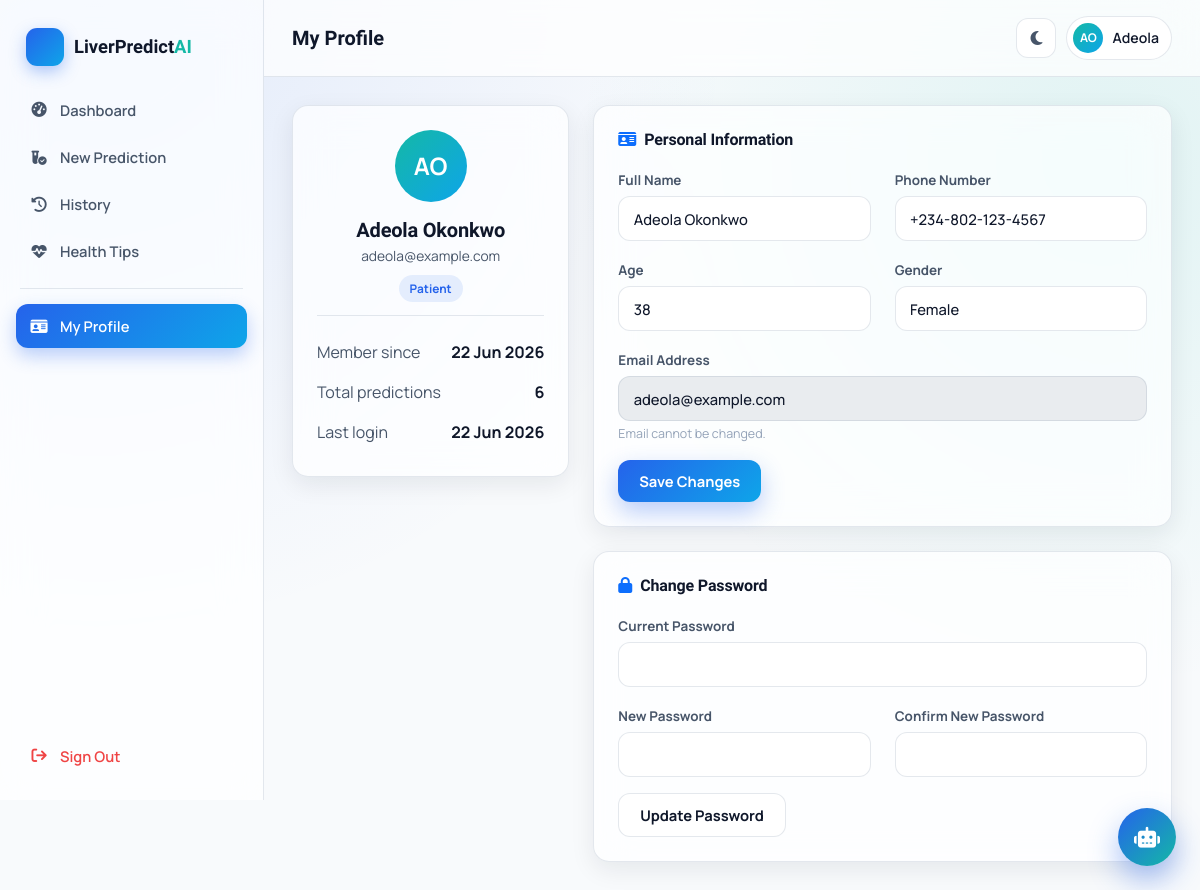
Page /auth/profile (signed in) on the committed database.
### app/models.py (models this page shows, shortened)
class User(UserMixin, db.Model):
    __tablename__ = "users"
    id = db.Column(db.Integer, primary_key=True)
    full_name = db.Column(db.String(120), nullable=False)
    email = db.Column(db.String(150), unique=True, nullable=False, index=True)
    phone = db.Column(db.String(30))
    age = db.Column(db.Integer)
    gender = db.Column(db.String(10))
    password_hash = db.Column(db.String(255), nullable=False)
    role = db.Column(db.String(20), default="patient")  # 'patient' or 'admin'
    is_active_account = db.Column(db.Boolean, default=True)
    created_at = db.Column(db.DateTime, default=datetime.utcnow)
    last_login = db.Column(db.DateTime)
    reset_token = db.Column(db.String(100))
    reset_token_expiry = db.Column(db.DateTime)
    predictions = db.relationship(
        "PredictionRecord", backref="user", lazy="dynamic",
        cascade="all, delete-orphan", order_by="desc(PredictionRecord.created_at)"
    )
    @property
    def is_admin(self) -> bool:
        return self.role == "admin"
    @property
    def initials(self) -> str:
        parts = self.full_name.split()
        if len(parts) >= 2:
            return (parts[0][0] + parts[-1][0]).upper()
        return self.full_name[:2].upper() if self.full_name else "U"

### app/routes/auth.py (the view, shortened to what this page needs)
@auth_bp.route("/profile", methods=["GET", "POST"])
@login_required
def profile():
    form = ProfileForm(obj=current_user)
    pwd_form = ChangePasswordForm()
    return render_template("auth/profile.html", form=form, pwd_form=pwd_form)

### app/forms.py
class ProfileForm(FlaskForm):
    full_name = StringField("Full Name", validators=[DataRequired(), Length(min=2, max=120)])
    phone = StringField("Phone Number", validators=[Optional(), Length(max=30)])
    age = IntegerField("Age", validators=[Optional(), NumberRange(min=0, max=120)])
    gender = SelectField("Gender", choices=[("Male", "Male"), ("Female", "Female"), ("Other", "Other")])
    submit = SubmitField("Save Changes")

class ChangePasswordForm(FlaskForm):
    current_password = PasswordField("Current Password", validators=[DataRequired()])
    new_password = PasswordField("New Password", validators=[DataRequired(), Length(min=8)])
    confirm_password = PasswordField(
        "Confirm New Password", validators=[DataRequired(), EqualTo("new_password", message="Passwords must match.")]
    )
    submit = SubmitField("Update Password")

### app/templates/auth/profile.html (shortened to what this page needs)
{% extends "base.html" %}
{% block page_title %}My Profile{% endblock %}
{% block content %}
<div class="row g-4">
  <div class="col-lg-4">
    <div class="glass section-card text-center">
      <span class="avatar mx-auto mb-3" style="width:72px; height:72px; font-size:1.5rem;">{{ current_user.initials }}</span>
      <h2 class="h5 fw-bold mb-1">{{ current_user.full_name }}</h2>
      <p class="text-soft mb-2" style="font-size:.86rem;">{{ current_user.email }}</p>
      <span class="badge-soft badge-soft-primary">{{ "Administrator" if current_user.is_admin else "Patient" }}</span>
      <div class="divider-soft my-3"></div>
      <div class="text-start">
        <div class="d-flex justify-content-between py-2"><span class="text-soft">Member since</span><strong>{{ current_user.created_at.strftime('%d %b %Y') }}</strong></div>
        <div class="d-flex justify-content-between py-2"><span class="text-soft">Total predictions</span><strong>{{ current_user.predictions.count() }}</strong></div>
        <div class="d-flex justify-content-between py-2"><span class="text-soft">Last login</span><strong>{{ current_user.last_login.strftime('%d %b %Y') if current_user.last_login else '—' }}</strong></div>
      </div>
    </div>
  </div>
  <div class="col-lg-8">
    <div class="glass section-card mb-4">
      <div class="card-header-row">
        <h3 class="h6 fw-bold mb-0"><i class="fa-solid fa-id-card text-primary me-2"></i>Personal Information</h3>
      </div>
      <form method="POST" action="{{ url_for('auth.profile') }}" novalidate data-loading-btn>
        <div class="row">
          <div class="col-md-6 mb-3">
            <label class="form-label">{{ form.full_name.label }}</label>
            {{ form.full_name(class="form-control") }}
          </div>
          <div class="col-md-6 mb-3">
            <label class="form-label">{{ form.phone.label }}</label>
            {{ form.phone(class="form-control") }}
          </div>
          <div class="col-md-6 mb-3">
            <label class="form-label">{{ form.age.label }}</label>
            {{ form.age(class="form-control") }}
          </div>
          <div class="col-md-6 mb-3">
            <label class="form-label">{{ form.gender.label }}</label>
            {{ form.gender(class="form-select") }}
          </div>
        </div>
        <div class="mb-3">
          <label class="form-label">Email Address</label>
          <input type="text" class="form-control" value="{{ current_user.email }}" disabled>
          <div class="text-faint mt-1" style="font-size:.78rem;">Email cannot be changed.</div>
        </div>
        {{ form.submit(class="btn btn-brand") }}
      </form>
    </div>
    <div class="glass section-card">
      <div class="card-header-row">
        <h3 class="h6 fw-bold mb-0"><i class="fa-solid fa-lock text-primary me-2"></i>Change Password</h3>
      </div>
      <form method="POST" action="{{ url_for('auth.change_password') }}" novalidate data-loading-btn>
        <div class="row">
          <div class="col-md-12 mb-3">
            <label class="form-label">{{ pwd_form.current_password.label }}</label>
            {{ pwd_form.current_password(class="form-control") }}
          </div>
          <div class="col-md-6 mb-3">
            <label class="form-label">{{ pwd_form.new_password.label }}</label>
            {{ pwd_form.new_password(class="form-control") }}
          </div>
          <div class="col-md-6 mb-3">
            <label class="form-label">{{ pwd_form.confirm_password.label }}</label>
            {{ pwd_form.confirm_password(class="form-control") }}
          </div>
        </div>
        {{ pwd_form.submit(class="btn btn-ghost") }}
      </form>
    </div>
  </div>
</div>
{% endblock %}

### app/templates/base.html (shortened to what this page needs)
<!doctype html>
<html lang="en" data-theme="light">
<head>
<link rel="stylesheet" href="https://cdn.jsdelivr.net/npm/bootstrap@5.3.3/dist/css/bootstrap.min.css">
<link rel="stylesheet" href="https://cdnjs.cloudflare.com/ajax/libs/font-awesome/6.5.1/css/all.min.css">
<link rel="stylesheet" href="{{ url_for('static', filename='css/style.css') }}">
</head>
<body class="{% block body_class %}{% endblock %}">
<div class="app-shell">
  <aside class="sidebar" id="sidebar">
    <div class="sidebar-brand">
      <span class="brand-mark"></span>
      <span class="brand-text">LiverPredict<span class="brand-accent">AI</span></span>
    </div>
    <nav class="sidebar-nav">
      {% if current_user.is_admin %}
        <a href="{{ url_for('admin.dashboard') }}" class="nav-link {{ 'active' if request.endpoint == 'admin.dashboard' }}"><i class="fa-solid fa-gauge-high"></i><span>Overview</span></a>
        <a href="{{ url_for('admin.users') }}" class="nav-link {{ 'active' if request.endpoint == 'admin.users' }}"><i class="fa-solid fa-users"></i><span>Manage Users</span></a>
        <a href="{{ url_for('admin.predictions') }}" class="nav-link {{ 'active' if request.endpoint == 'admin.predictions' }}"><i class="fa-solid fa-flask-vial"></i><span>Predictions</span></a>
        <a href="{{ url_for('admin.analytics') }}" class="nav-link {{ 'active' if request.endpoint == 'admin.analytics' }}"><i class="fa-solid fa-chart-pie"></i><span>Analytics</span></a>
        <div class="nav-divider"></div>
        <a href="{{ url_for('auth.profile') }}" class="nav-link {{ 'active' if request.endpoint == 'auth.profile' }}"><i class="fa-solid fa-user-gear"></i><span>Admin Profile</span></a>
      {% else %}
        <a href="{{ url_for('main.dashboard') }}" class="nav-link {{ 'active' if request.endpoint == 'main.dashboard' }}"><i class="fa-solid fa-gauge-high"></i><span>Dashboard</span></a>
        <a href="{{ url_for('prediction.new') }}" class="nav-link {{ 'active' if request.endpoint == 'prediction.new' }}"><i class="fa-solid fa-vial-circle-check"></i><span>New Prediction</span></a>
        <a href="{{ url_for('prediction.history') }}" class="nav-link {{ 'active' if request.endpoint == 'prediction.history' }}"><i class="fa-solid fa-clock-rotate-left"></i><span>History</span></a>
        <a href="{{ url_for('main.health_tips') }}" class="nav-link {{ 'active' if request.endpoint == 'main.health_tips' }}"><i class="fa-solid fa-heart-pulse"></i><span>Health Tips</span></a>
        <div class="nav-divider"></div>
        <a href="{{ url_for('auth.profile') }}" class="nav-link {{ 'active' if request.endpoint == 'auth.profile' }}"><i class="fa-solid fa-id-card"></i><span>My Profile</span></a>
      {% endif %}
    </nav>
    <div class="sidebar-footer">
      <a href="{{ url_for('auth.logout') }}" class="nav-link logout-link"><i class="fa-solid fa-arrow-right-from-bracket"></i><span>Sign Out</span></a>
    </div>
  </aside>
  <div class="app-main">
    <header class="topbar">
      <div class="topbar-title">{% block page_title %}{% endblock %}</div>
      <div class="topbar-actions">
        <button class="icon-btn" id="darkModeToggle" aria-label="Toggle dark mode" title="Toggle dark mode">
        </button>
        <div class="user-chip">
          <span class="avatar">{{ current_user.initials }}</span>
          <span class="user-chip-name d-none d-md-inline">{{ current_user.full_name.split(' ')[0] }}</span>
        </div>
      </div>
    </header>
    <main class="content-area">
      {% block content %}{% endblock %}
    </main>
  </div>
</div>
<button id="chatToggle" class="chat-fab" aria-label="Open AI Health Assistant" title="AI Health Assistant">
  <i class="fa-solid fa-robot"></i>
</button>
</body>
</html>

### rows in the picture
User: initials "AO", full_name "Adeola", full_name "Adeola Okonkwo", email "adeola@example.com", role "Patient", created_at "22 Jun 2026", last_login "22 Jun 2026", phone "+234-802-123-4567", age "38", gender "Female"

### other values in the picture
{{ current_user.predictions.count() }} "6"
{{ pwd_form.current_password.label }} "Current Password"
{{ pwd_form.new_password.label }} "New Password"
{{ pwd_form.confirm_password.label }} "Confirm New Password"
